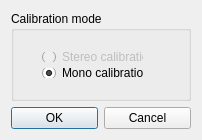
<?xml version="1.0" encoding="UTF-8"?>
<ui version="4.0">
 <class>VChooseModeDialog</class>
 <widget class="QDialog" name="VChooseModeDialog">
  <property name="geometry">
   <rect>
    <x>0</x>
    <y>0</y>
    <width>201</width>
    <height>137</height>
   </rect>
  </property>
  <property name="windowTitle">
   <string>Choose mode</string>
  </property>
  <layout class="QVBoxLayout" name="verticalLayout_2">
   <item>
    <widget class="QGroupBox" name="m_groupBox">
     <property name="minimumSize">
      <size>
       <width>180</width>
       <height>90</height>
      </size>
     </property>
     <property name="title">
      <string>Calibration mode</string>
     </property>
     <widget class="QWidget" name="layoutWidget">
      <property name="geometry">
       <rect>
        <x>20</x>
        <y>30</y>
        <width>123</width>
        <height>48</height>
       </rect>
      </property>
      <layout class="QVBoxLayout" name="verticalLayout">
       <item>
        <widget class="QRadioButton" name="m_stereoRadio">
         <property name="enabled">
          <bool>false</bool>
         </property>
         <property name="text">
          <string>Stereo calibration</string>
         </property>
        </widget>
       </item>
       <item>
        <widget class="QRadioButton" name="m_monoRadio">
         <property name="text">
          <string>Mono calibration</string>
         </property>
         <property name="checked">
          <bool>true</bool>
         </property>
        </widget>
       </item>
      </layout>
     </widget>
    </widget>
   </item>
   <item>
    <spacer name="verticalSpacer">
     <property name="orientation">
      <enum>Qt::Vertical</enum>
     </property>
     <property name="sizeHint" stdset="0">
      <size>
       <width>20</width>
       <height>3</height>
      </size>
     </property>
    </spacer>
   </item>
   <item>
    <layout class="QHBoxLayout" name="horizontalLayout">
     <item>
      <widget class="QPushButton" name="m_okButton">
       <property name="text">
        <string>OK</string>
       </property>
      </widget>
     </item>
     <item>
      <widget class="QPushButton" name="m_cancelButton">
       <property name="text">
        <string>Cancel</string>
       </property>
      </widget>
     </item>
    </layout>
   </item>
  </layout>
 </widget>
 <layoutdefault spacing="6" margin="11"/>
 <tabstops>
  <tabstop>m_stereoRadio</tabstop>
  <tabstop>m_monoRadio</tabstop>
  <tabstop>m_okButton</tabstop>
  <tabstop>m_cancelButton</tabstop>
 </tabstops>
 <resources/>
 <connections>
  <connection>
   <sender>m_okButton</sender>
   <signal>clicked()</signal>
   <receiver>VChooseModeDialog</receiver>
   <slot>accept()</slot>
   <hints>
    <hint type="sourcelabel">
     <x>79</x>
     <y>140</y>
    </hint>
    <hint type="destinationlabel">
     <x>77</x>
     <y>154</y>
    </hint>
   </hints>
  </connection>
  <connection>
   <sender>m_cancelButton</sender>
   <signal>clicked()</signal>
   <receiver>VChooseModeDialog</receiver>
   <slot>reject()</slot>
   <hints>
    <hint type="sourcelabel">
     <x>122</x>
     <y>141</y>
    </hint>
    <hint type="destinationlabel">
     <x>142</x>
     <y>113</y>
    </hint>
   </hints>
  </connection>
 </connections>
</ui>
